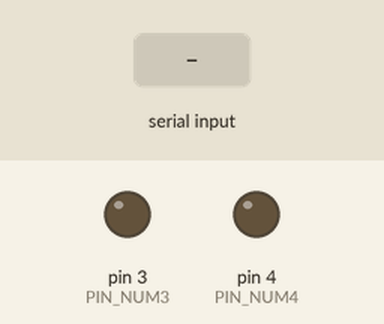
Bench run of a program on a simulated Arduino Nano, built with avr-gcc and run on an emulated ATmega328P. Parts: output pins drawn as LEDs (lit = HIGH). The inputs (shaded band) are chosen by the test bench. What the program prints to the serial monitor is not drawn.

Above: at 1.2 s.
1.3 s: "u3" received over Serial
At 2.9 s:
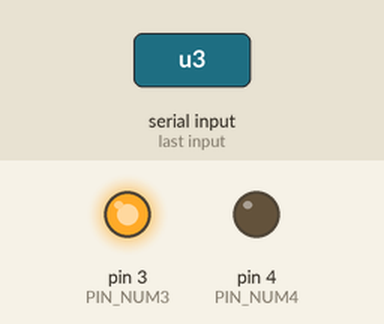
3.8 s: "u4" received over Serial
At 5.9 s:
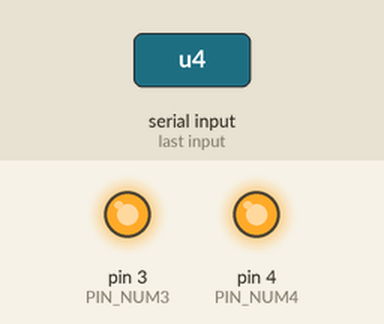
6.3 s: "d3" received over Serial
At 7.8 s:
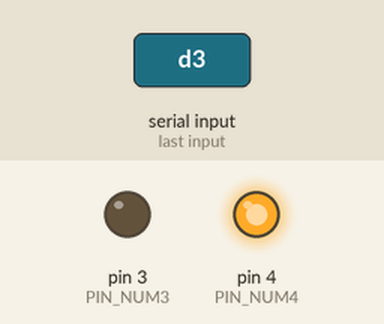
8.8 s: "d4" received over Serial
At 10.9 s:
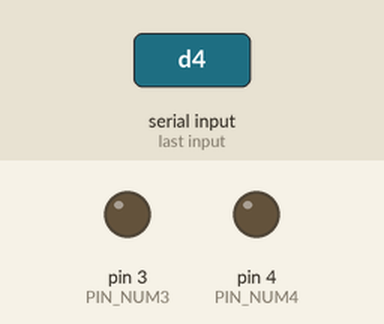
Timing chart, 0 to 12.3 s (numbered marks = the images above; inputs shaded):
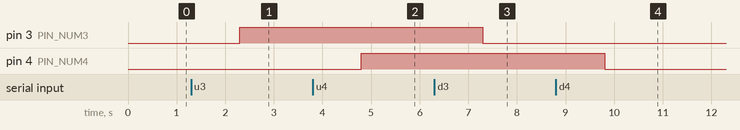

The program:

main.cpp
```cpp
#include <Arduino.h>

const int PIN_NUM3 = 3;
const int PIN_NUM4 = 4;

void setup() {
  Serial.begin(9600);
  pinMode(PIN_NUM3, OUTPUT);
  pinMode(PIN_NUM4, OUTPUT);
}

void loop() {
  String buf = "";
  if (Serial.available() > 0) {
    buf = Serial.readString();
    buf.trim();
    if (buf == "u3"){
      digitalWrite(PIN_NUM3, HIGH);
      Serial.print("led on");
    } else if (buf == "d3"){
      digitalWrite(PIN_NUM3, LOW);
      Serial.print("led off");

    } else if (buf == "u4"){
      digitalWrite(PIN_NUM4, HIGH);
      Serial.print("led on");
    } else if (buf == "d4"){
      digitalWrite(PIN_NUM4, LOW);
      Serial.print("led off");
    }
  }
}
```

Measured:
- after the input at 1.3 s, pin 3 (PIN_NUM3): LOW → HIGH after 1.0 s
- after the input at 3.8 s, pin 4 (PIN_NUM4): LOW → HIGH after 1.0 s
- after the input at 6.3 s, pin 3 (PIN_NUM3): HIGH → LOW after 1.0 s
- after the input at 8.8 s, pin 4 (PIN_NUM4): HIGH → LOW after 1.0 s
